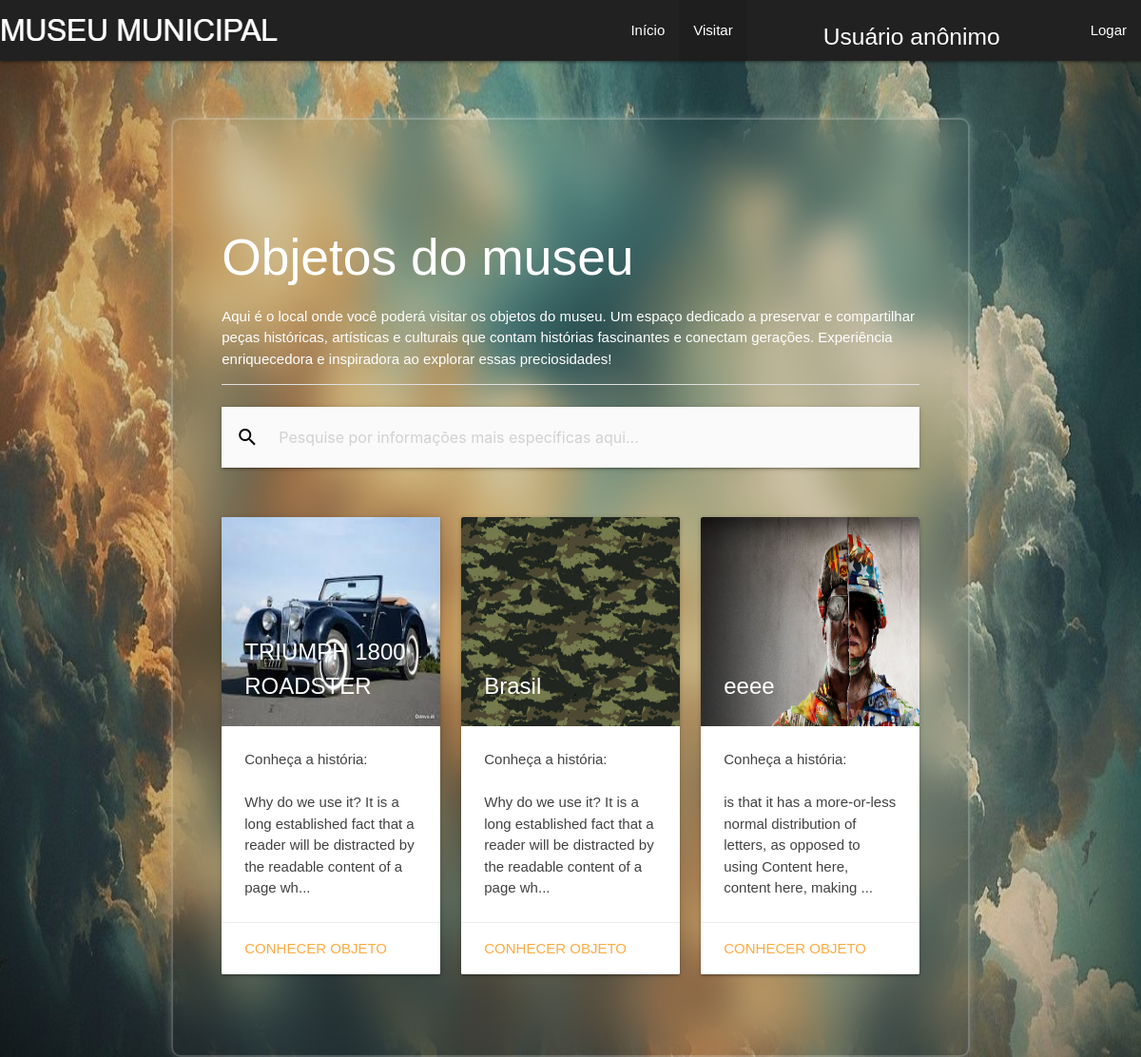
The page /form_museu.php on the database its author committed.
### tables this page shows
CREATE TABLE IF NOT EXISTS `objeto` (
  `id_obj` int NOT NULL AUTO_INCREMENT,
  `nome` varchar(255) NOT NULL,
  `data_criacao` date NOT NULL,
  `data_chegada` date NOT NULL,
  `condicao` varchar(255) NOT NULL,
  `historia` text NOT NULL,
  `arquivo` varchar(255) NOT NULL,
  `pais_origem` varchar(255) NOT NULL,
  `cidade_origem` varchar(255) NOT NULL,
  PRIMARY KEY (`id_obj`)
);

### conecta.php (called while the page is built, shortened)
<?php
function executarSQL($conexao, $sql)
{
    $resultado = mysqli_query($conexao, $sql);
    return $resultado;
}

### form_museu.php (the view, shortened to what this page needs)
<!DOCTYPE html>
<html lang="en">
<head>
  <link rel="stylesheet" href="css/styles.css">
  <link type="text/css" rel="stylesheet" href="css/materialize.min.css" media="screen,projection" />
</head>
<body>
  <?php
  include_once "header.php";
  ?>
  <main class="container wrapper" style="margin-top: 5%;">
    <div class="row">
      <div class="col s12">
        <h2>Objetos do museu</h2>
        <p>Aqui é o local onde você poderá visitar os objetos do museu. Um espaço dedicado a preservar e compartilhar peças históricas, artísticas e culturais que contam histórias fascinantes e conectam gerações. Experiência enriquecedora e inspiradora ao explorar essas preciosidades!</p>
        <div class="divider"> </div>
<br>
      <nav>
        <div class="nav-wrapper #fafafa grey lighten-5">
          <form method="get">
            <div class="input-field">
              <input name="pesquisar" id="search" type="search" placeholder="Pesquise por informações mais específicas aqui...">
              <label class="label-icon" for="search"><i class="material-icons black-text">search</i></label>
              <i class="material-icons">close</i>
            </div>
          </form>
        </div>
      </nav>
      <?php
      if(isset($_GET['pesquisar'])){
        $a = $_GET['pesquisar'];
        $sql = "SELECT * FROM objeto WHERE nome LIKE '%$a%' or historia LIKE '%$a%' or data_criacao LIKE '%$a%' or condicao LIKE '%$a%' or pais_origem LIKE '%$a%' ";
      }else{
        $sql = "SELECT * FROM objeto";
      }
      ?>
        <br><br>
      </div>
      <div class="row">
        <?php
        include_once "conecta.php";
        $conexao = conectar();
        $resultado = executarSQL($conexao, $sql);
        while ($linha = mysqli_fetch_assoc($resultado)) {
        ?>
          <div class="col s12 m4">
            <div class="card">
              <div class="card-image">
                <img src="css/imagens_obj/<?php echo $linha['arquivo']; ?>" height="220px">
                <span class="card-title"><?php echo $linha['nome']; ?></span>
              </div>
              <div class="card-content">
                <?php
                $texto = $linha['historia'];
                echo "<p class='grey-text text-darken-3 lighten-3'> Conheça a história: </p> <br>";
                echo "<p class='grey-text text-darken-3 lighten-3'>" . mb_strimwidth($texto, 0, 120, '...') . "</p>";
                ?>
              </div>
              <div class="card-action">
                <a href="form_obj.php?id_obj=<?= $linha['id_obj']; ?>">Conhecer objeto</a>
              </div>
            </div>
          </div>
        <?php } ?>
  </main>
</body>
</html>

### header.php (shortened to what this page needs)
<?php
$pagina_Corrente = basename($_SERVER['SCRIPT_NAME']);
?>
<header>
    <div class="navbar-fixed">
        <nav class="grey darken-4">
            <div class="nav-wrapper">
                <a href="#" class="brand-logo">
                    <img class="responsive-img" src="css/imagens/MUSEU_MUNICIPAL.png" alt="museu_municipal">
                </a>
                <ul class="right hide-on-med-and-down">
                    <li class="<?php if ($pagina_Corrente == 'index.php') {
                                    echo 'active';
                                } ?>">
                        <a href="index.php">Início</a>
                    </li>
                    <li style="margin-right: 80px;" class="<?php if ($pagina_Corrente == 'form_museu.php') {
                                                                echo 'active';
                                                            } ?>">
                        <a href="form_museu.php">Visitar</a>
                    </li>
                    <li>
                        <h5>
                            <?php
                            if (isset($_SESSION['usuario'])) {
                                $logado = $_SESSION['usuario'];
                                echo "<p style='margin-right: 30px;'>Você está logado " . $logado . "</p>";
                            } else {
                                echo "<p style='margin-right: 80px;'>Usuário anônimo</p>";
                            }
                            ?>
                        </h5>
                    </li>
                    <?php if (!isset($_SESSION['usuario'])) { ?>
                        <li class="<?php if ($pagina_Corrente == 'form_login.php') {
                                        echo 'active';
                                    } ?>">
                            <a href="form_login.php">Logar</a>
                        </li>
                    <?php } ?>
            </div>
        </nav>
    </div>
</header>

### css/styles.css (style rules this page uses)
* { box-sizing: border-box; }
body { margin: 0; font-family: sans-serif; background: url('imagens/index1.jpg') no-repeat; background-size: 100% 100%; height: 100vh; background-attachment: fixed; }
.wrapper { width: 420px; background: transparent; border: 2px solid rgba(255, 255, 255, .2); backdrop-filter: blur(20px); box-shadow: 0 0 10px rgba(255, 255, 255, .2); color: #fff; border-radius: 10px; padding: 30px 40px; }

### form_museu.php (style rules this page uses)
.card-content { color: black; }
.row { margin-top: 50px; }
main { margin-top: 10%; }

### rows shown on the page
objeto: arquivo (picture), nome "TRIUMPH 1800 ROADSTER", historia "Why do we use it? It is a long established fact that a reader will be distracted by the readable content of a page wh..."
objeto: arquivo (picture), nome "Brasil", historia "Why do we use it? It is a long established fact that a reader will be distracted by the readable content of a page wh..."
objeto: arquivo (picture), nome "eeee", historia "is that it has a more-or-less normal distribution of letters, as opposed to using Content here, content here, making ..."
